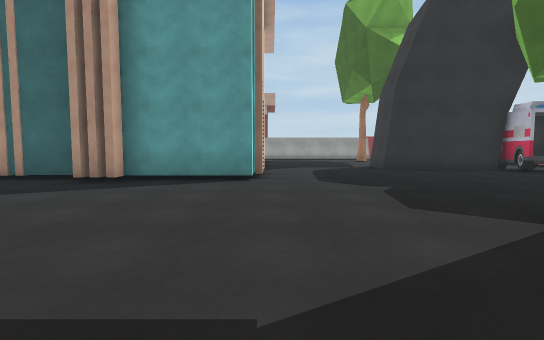
[1] (above)

24 first-person views from a walk through a 3-D level made in the Unity game engine. The camera is 1.2 m above the floor, tilts 4° down and sees 85° across. The floor is counted in squares, 2 m on a side. Each view is taken from the middle of a square. On the plan, view 1 faces up. The plan holds only what a view shows up to about 9 squares ahead; the rest is blank. The place goes on beyond the plan. Door leaves are left out, so doorways stand open. Surface patterns are stand-ins for the level's own textures.

[2]
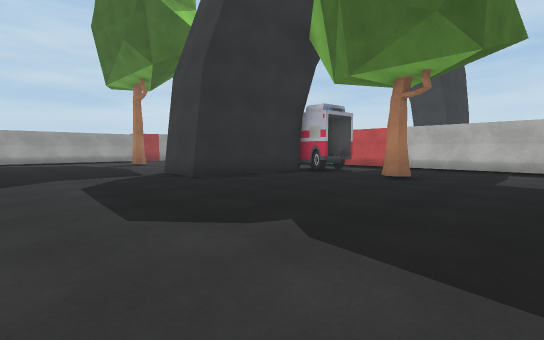

[3]
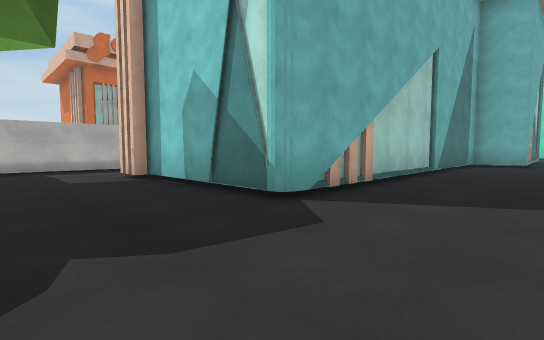

[4]
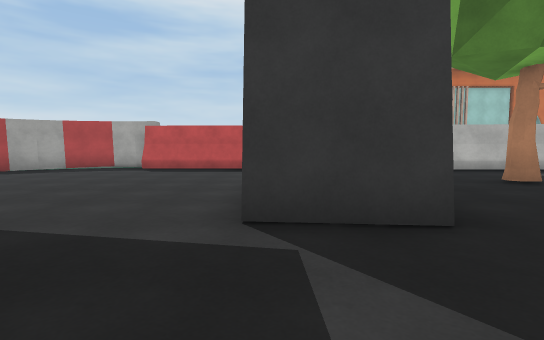

[5]
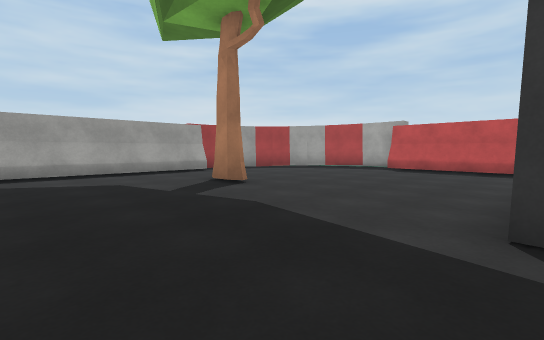

[6]
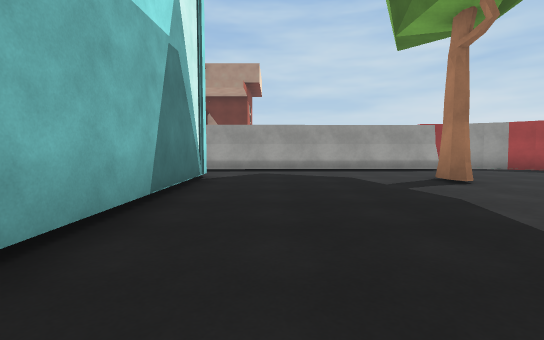

[7]
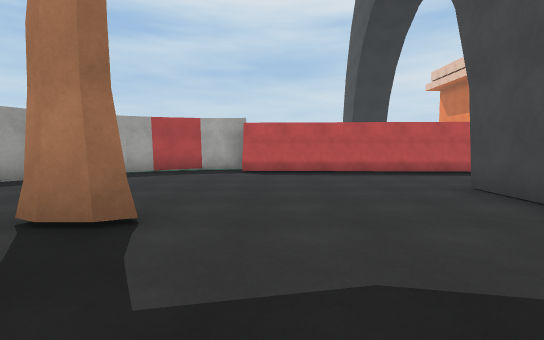

[8]
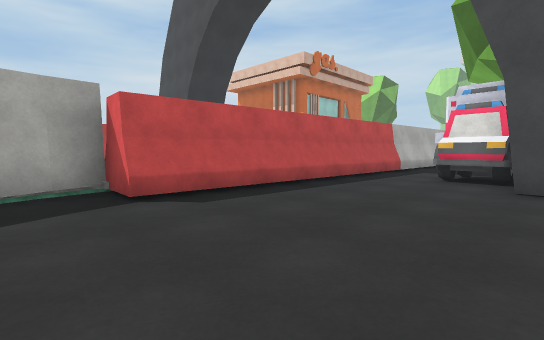

[9]
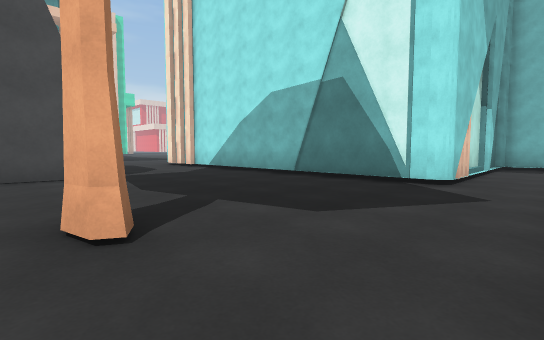

[10]
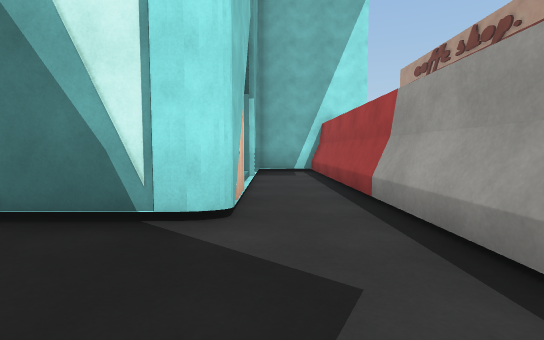

[11]
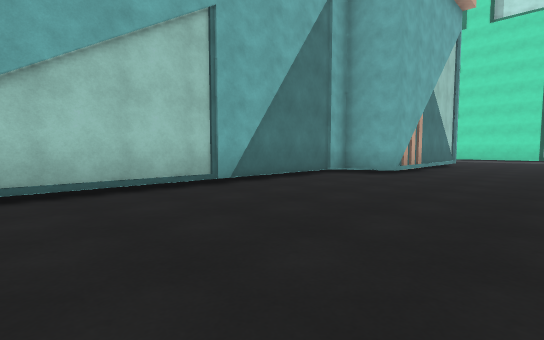

[12]
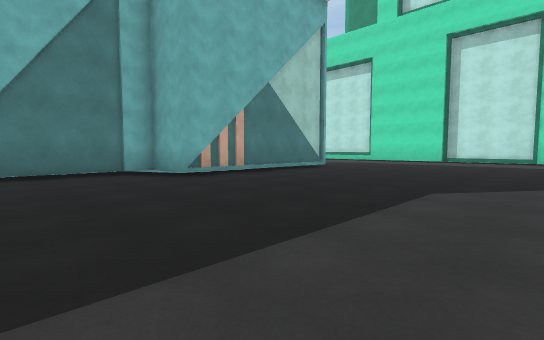

[13]
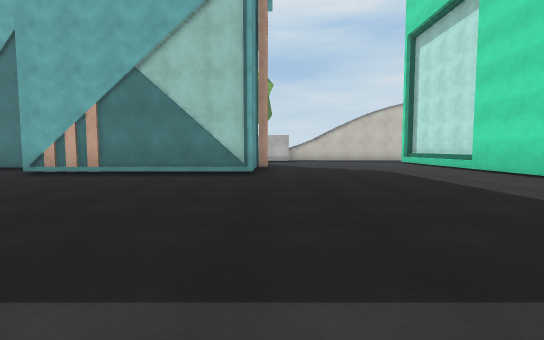

[14]
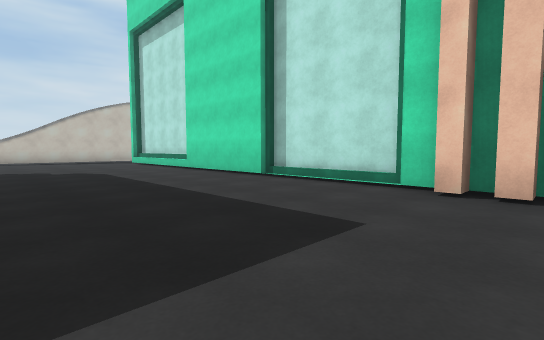

[15]
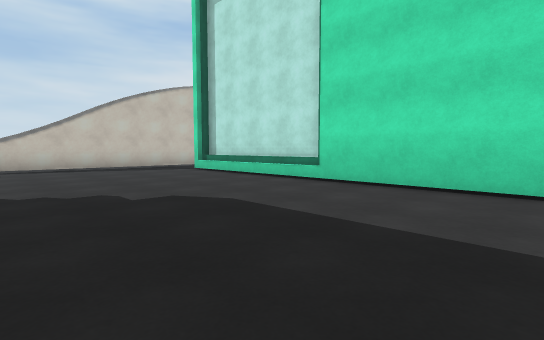

[16]
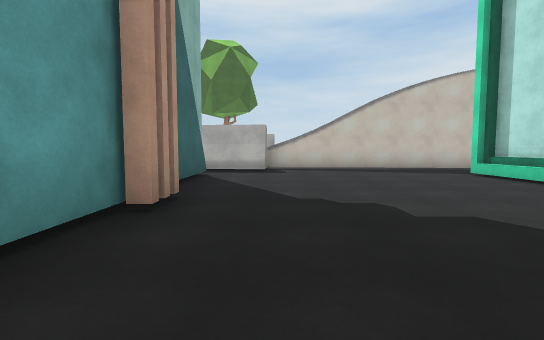

[17]
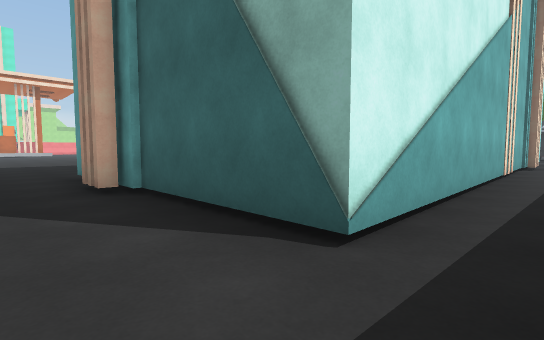

[18]
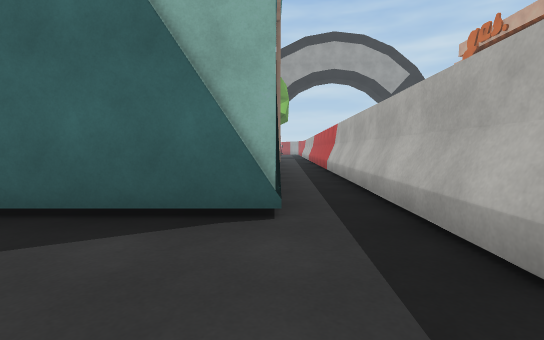

[19]
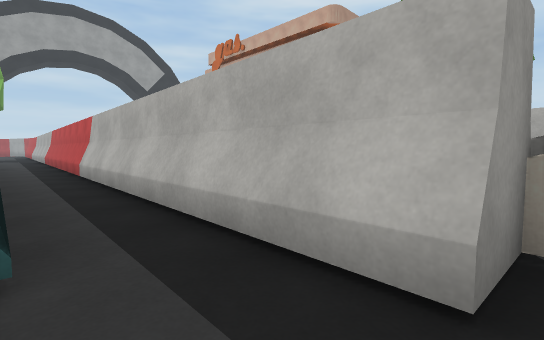

[20]
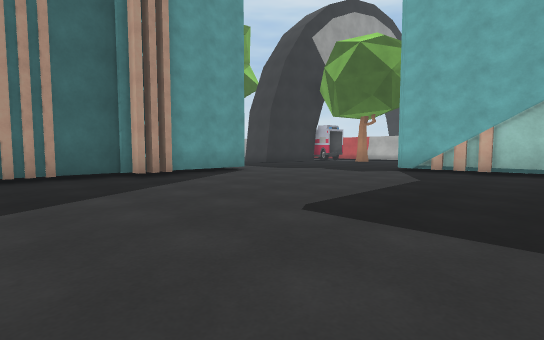

[21]
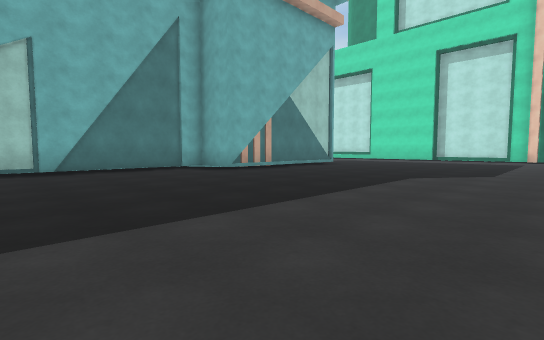

[22]
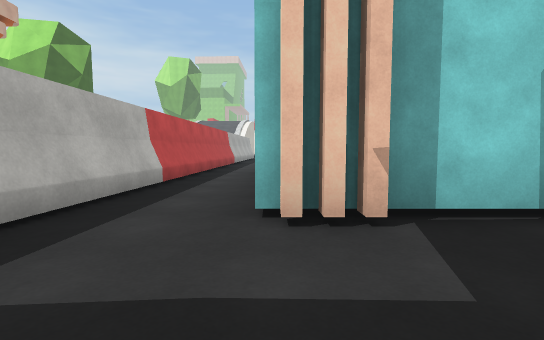

[23]
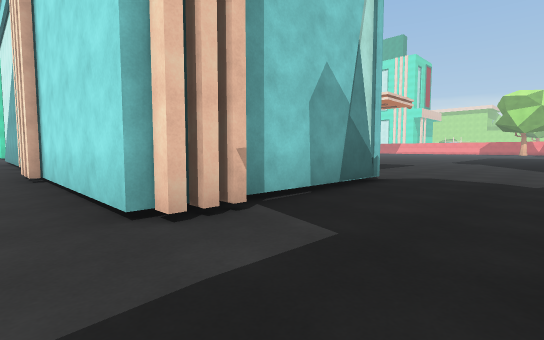

[24]
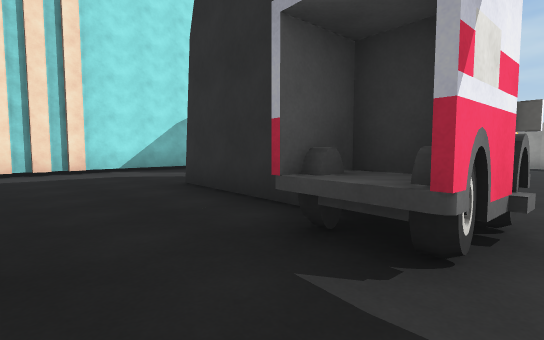

### Floor plan
Points are (right, up) in squares from view 1. A wall is a line through its corners. A room is listed if a view was taken in it or the views show most of it. See-through windows are left out.
Room 1 (views 1, 2, 3, 4, 5, 6, 7, 8, 9, 10, 11, 12, 13, 14, 15, 16, 17, 18, 19, 20, 21, 22, 23, 24)
walls: (6, 2.8) (7.1, 2.8) (7.1, -2); (7.1, -2.5) (7.1, -12.4) (3.2, -12.4); (-3, 5.2) (-3, 5.8); (-3.3, 5.2) (-3.3, 5.8) (-5.8, 5.8); (-2.8, 5.8) (-2.8, 5.3) (-3.6, 5.3) (-3.6, 5.8); (-0.4, 7) (-0.4, 5.8) (-3.4, 5.8); (-0.2, 8) (-0.2, 7.5); (7.7, 7.4) (7.1, 7.4); (6.4, 8.3) (3.3, 8.6) (3.5, 10.3); (1.4, -12.4) (1, -12.4) (1, -7.2) (2.4, -7.2) (2.4, 2.5) (6.4, 2.5); (3.7, 10.2) (6.7, 9.9); (3, -12.4) (1.5, -12.4); (3.6, -12.9) (2.8, -12.9); (8.2, -13.8) (9.6, 13.8); (9.2, -13.9) (8.3, -13.8) (9.8, 13.7) (10.6, 13.7) (10.5, 14.4); (-0.4, 15.4) (-0.4, 7.1); (-1.8, 15.7) (-0.5, 15.7); (-3.6, 15.5) (-2.6, 15.5); (-4, 15.7) (-3.5, 15.7); (-1.2, -18.6) (7, -18.6); (-5.8, 15.5) (-5, 15.5); (2.5, -18.9) (6.6, -18.9); (10.5, 14.3) (10.3, 15); (10.4, 14.9) (10.1, 15.6); (-5.8, -18.2) (-5.4, -18.2); (-4.8, -18.6) (-4, -18.6); (-4, -18.9) (-1.1, -18.9); (10.1, 15.5) (9.8, 16.1); (5.7, 17.3) (-6.2, 17.1); (5.7, 17.5) (-6.1, 17.3) (-6.1, 15.7); (9.8, 16) (9.4, 16.6); (9.5, 16.5) (9, 17.1) (8.5, 17.4) (7.9, 17.8); (8, 17.7) (7.3, 18); (8.7, -19.9) (9, -14.1)
objects: other object (4, 14) to (4, 15); other object (6, 5) to (6, 6); other object (7, 8); other object (7, 9); other object (8, 9)

Where each view was taken, in squares from view 1:
view 1: 0 up, 0 right, facing up
view 2: 3 up, 0 right, facing up-right
view 3: 5 up, 0 right, facing down-right
view 4: 10 up, 1 right, facing right
view 5: 10 up, 1 right, facing up-right
view 6: 9 up, 1 right, facing up
view 7: 13 up, 2 right, facing right
view 8: 15 up, 6 right, facing down-right
view 9: 17 up, 5 right, facing down-left
view 10: 16 up, 2 right, facing left
view 11: 0 up, 2 left, facing down-right
view 12: 4 down, 5 left, facing down-right
view 13: 13 down, 6 left, facing right
view 14: 14 down, 6 left, facing down-right
view 15: 14 down, 1 left, facing down-right
view 16: 14 down, 0 right, facing right
view 17: 14 down, 8 right, facing up-left
view 18: 15 down, 7 right, facing up
view 19: 14 down, 7 right, facing up-right
view 20: 1 down, 6 left, facing up-right
view 21: 2 down, 6 left, facing down-right
view 22: 5 up, 7 right, facing down
view 23: 5 up, 8 right, facing down-left
view 24: 6 up, 8 right, facing up-left
